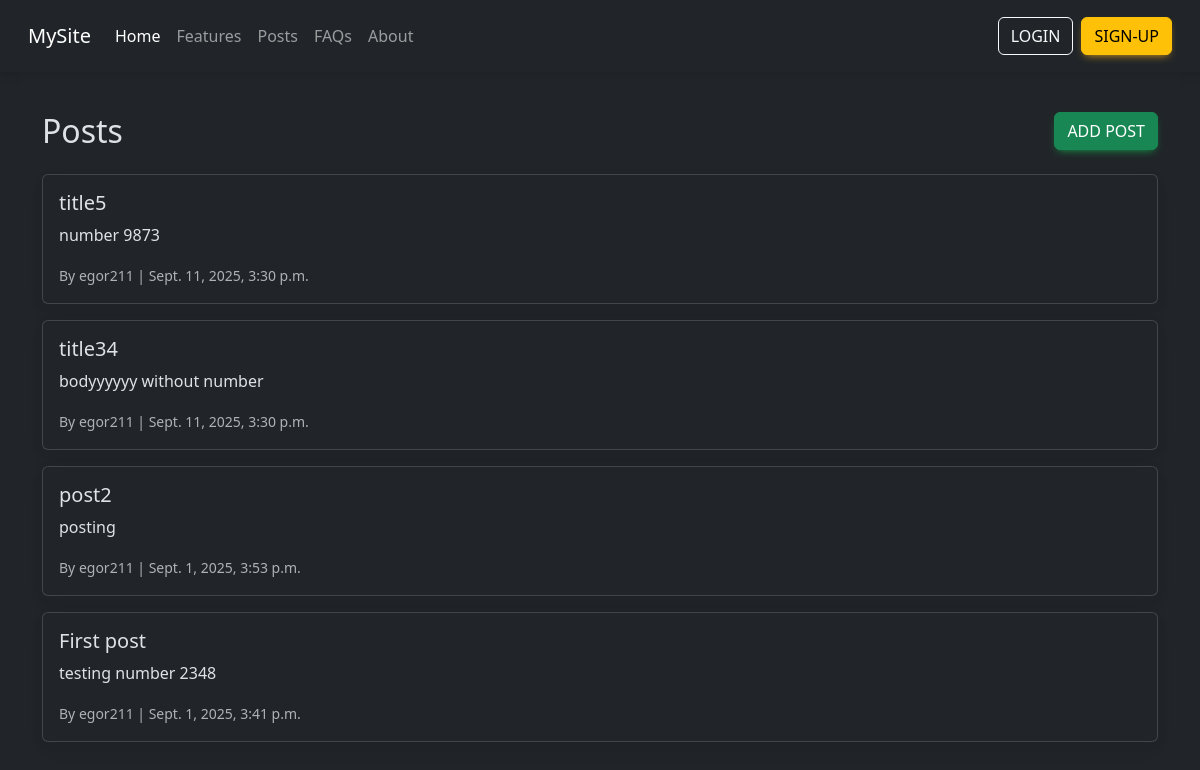
/posts, run on an earlier commit of the app's database.
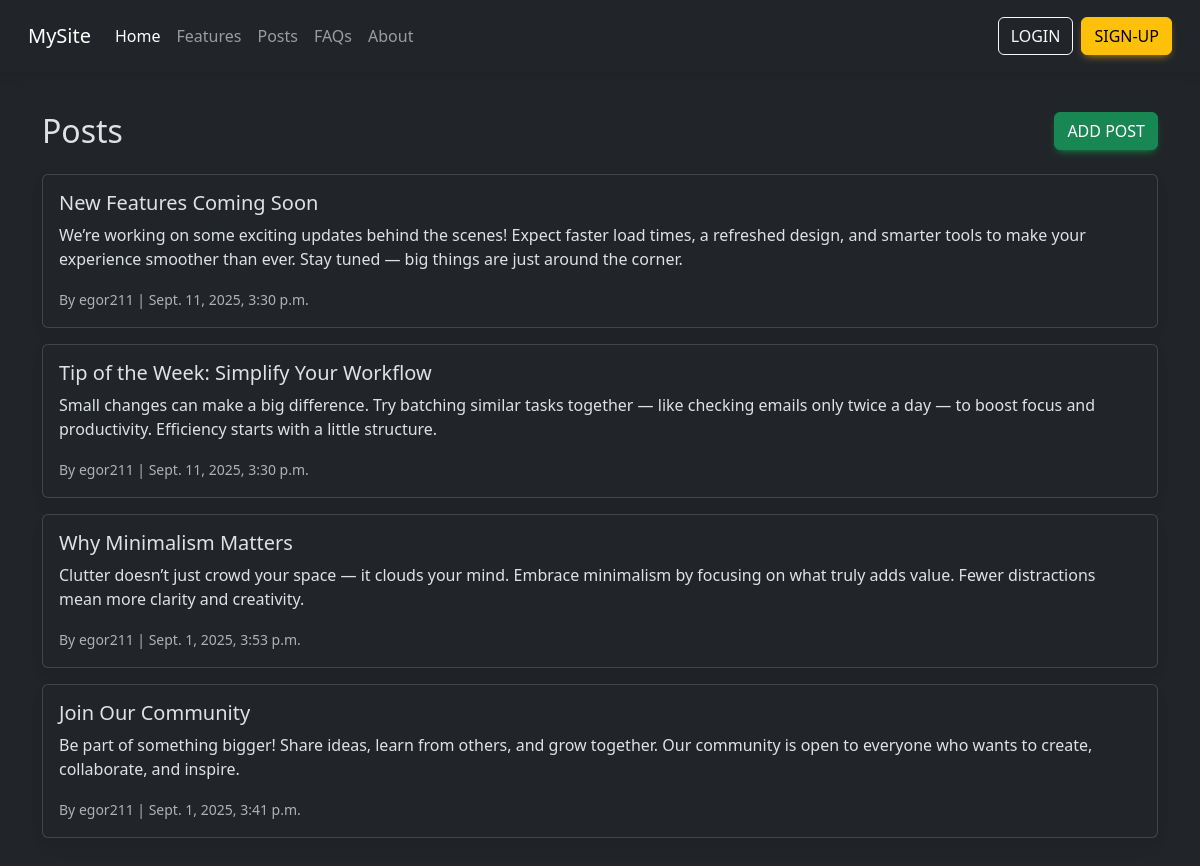
And on a later commit of the database.
### blog/models.py (models this page shows, shortened)
class Post(models.Model):
    class Status(models.TextChoices):
        DRAFT = 'DF', 'Draft'
        PUBLISHED = 'PB', 'Published'
    title = models.CharField(max_length=250)
    slug = models.SlugField(max_length=250)
    author = models.ForeignKey(
        settings.AUTH_USER_MODEL,
        on_delete=models.CASCADE,
        related_name='blog_posts'
    )
    body = models.TextField()
    publish = models.DateTimeField(default=timezone.now)
    created = models.DateTimeField(auto_now_add=True)
    updated = models.DateTimeField(auto_now=True)
    department = models.ForeignKey(Department, on_delete=models.SET_NULL, null=True)
    status = models.CharField(
        max_length=2,
        choices=Status,
        default=Status.DRAFT
    )
    class Meta:
        ordering = ['-publish',]
        indexes = [
            models.Index(fields=['-publish']),
        ]

### blog/views.py (the view)
# urls.py: path('posts', views.posts, name='posts'),
def posts(request):
    posts = Post.objects.all()
    return render(request, "blog/posts.html", {"posts": posts})

### templates/blog/posts.html (shortened to what this page needs)
{% extends "blog/base.html" %} {% block content %}
<div class="container mt-4">
  <div class="d-flex justify-content-between align-items-center mb-4">
    <h2 class="mb-0">Posts</h2>
    <a href="{% url 'add_post' %}" class="btn btn-success">Add post</a>
  </div>
  {% for post in posts %}
  <div class="card mb-3">
    <div class="card-body">
      <h5 class="card-title">{{ post.title }}</h5>
      <p class="card-text">{{ post.body }}</p>
      <small class="text-muted"
        >By {{ post.author }} | {{ post.created }}</small
      >
    </div>
  </div>
  {% empty %}
  <p>No posts found.</p>
  {% endfor %}
</div>
{%endblock %}

### templates/blog/base.html (shortened to what this page needs)
{% load static %}
<!DOCTYPE html>
<html lang="en">
  <head>
    <link
      href="https://cdnjs.cloudflare.com/ajax/libs/mdb-ui-kit/6.4.0/mdb.min.css"
      rel="stylesheet"
    />
    <link
      href="https://cdn.jsdelivr.net/npm/bootstrap@5.3.8/dist/css/bootstrap.min.css"
      rel="stylesheet"
    />
    <link
      href="https://cdn.jsdelivr.net/npm/bootstrap@5.3.8/dist/css/bootstrap.min.css"
      rel="stylesheet"
    />
    <link rel="stylesheet" href="{% static 'css/formexample.css' %}" />
    <html lang="en" class="h-100" data-bs-theme="dark"></html>
    <link
      rel="stylesheet"
      href="https://cdn.jsdelivr.net/npm/bootstrap@5.3.8/dist/css/bootstrap.min.css"
    />
    <link rel="stylesheet" href="{% static 'css/formexample.css' %}" />
    <link
      href="https://cdn.jsdelivr.net/npm/bootstrap@5.3.3/dist/css/bootstrap.min.css"
      rel="stylesheet"
    />
  </head>
  <body>
    <header>
      <nav
        class="navbar navbar-expand-lg navbar-dark w-100 h-100 p-3 mx-auto flex-column bg-dark"
      >
        <div class="container-fluid">
          <a class="navbar-brand" href="/">MySite</a>
          <div class="collapse navbar-collapse" id="navbarNav">
            <ul class="navbar-nav me-auto mb-2 mb-lg-0">
              <li class="nav-item">
                <a class="nav-link active" href="{%url 'home' %}">Home</a>
              </li>
              <li class="nav-item">
                <a class="nav-link" href="#">Features</a>
              </li>
              <li class="nav-item">
                <a class="nav-link" href="{%url 'posts'%}">Posts</a>
              </li>
              <li class="nav-item"><a class="nav-link" href="#">FAQs</a></li>
              <li class="nav-item">
                <a class="nav-link" href="{% url 'about' %}">About</a>
              </li>
            </ul>
            <div class="d-flex align-items-center">
              {% if request.user.is_authenticated %}
              <span class="text-white me-3"
                >Hello, {{ request.user.username }}!</span
              >
              <a href="{% url 'logout' %}" class="btn btn-outline-light me-2"
                >Logout</a
              >
              {% else %}
              <a href="{% url 'loginpage' %}" class="btn btn-outline-light me-2"
                >Login</a
              >
              <a href="{% url 'signuppage' %}" class="btn btn-warning"
                >Sign-up</a
              >
              {% endif %}
            </div>
          </div>
        </div>
      </nav>
    </header>
    {% block content %} {% endblock %}
  </body>
</html>

### blog/static/css/formexample.css (style rules this page uses)
.container { border: none; box-shadow: none; padding: 16px; }

What changed in the data, as far as the page shows it:
changed Post: title "title5" → "New Features Coming Soon"; body "number 9873" → "We’re working on some exciting updates behind the scenes! Expect faster load times, a refreshed design, and smarter tools to make your experience smoother than ever. Stay tuned — big things are just around the corner."
changed Post: title "title34" → "Tip of the Week: Simplify Your Workflow"; body "bodyyyyyy without number" → "Small changes can make a big difference. Try batching similar tasks together — like checking emails only twice a day — to boost focus and productivity. Efficiency starts with a little structure."
changed Post: title "post2" → "Why Minimalism Matters"; body "posting" → "Clutter doesn’t just crowd your space — it clouds your mind. Embrace minimalism by focusing on what truly adds value. Fewer distractions mean more clarity and creativity."
changed Post: title "First post" → "Join Our Community"; body "testing number 2348" → "Be part of something bigger! Share ideas, learn from others, and grow together. Our community is open to everyone who wants to create, collaborate, and inspire."
